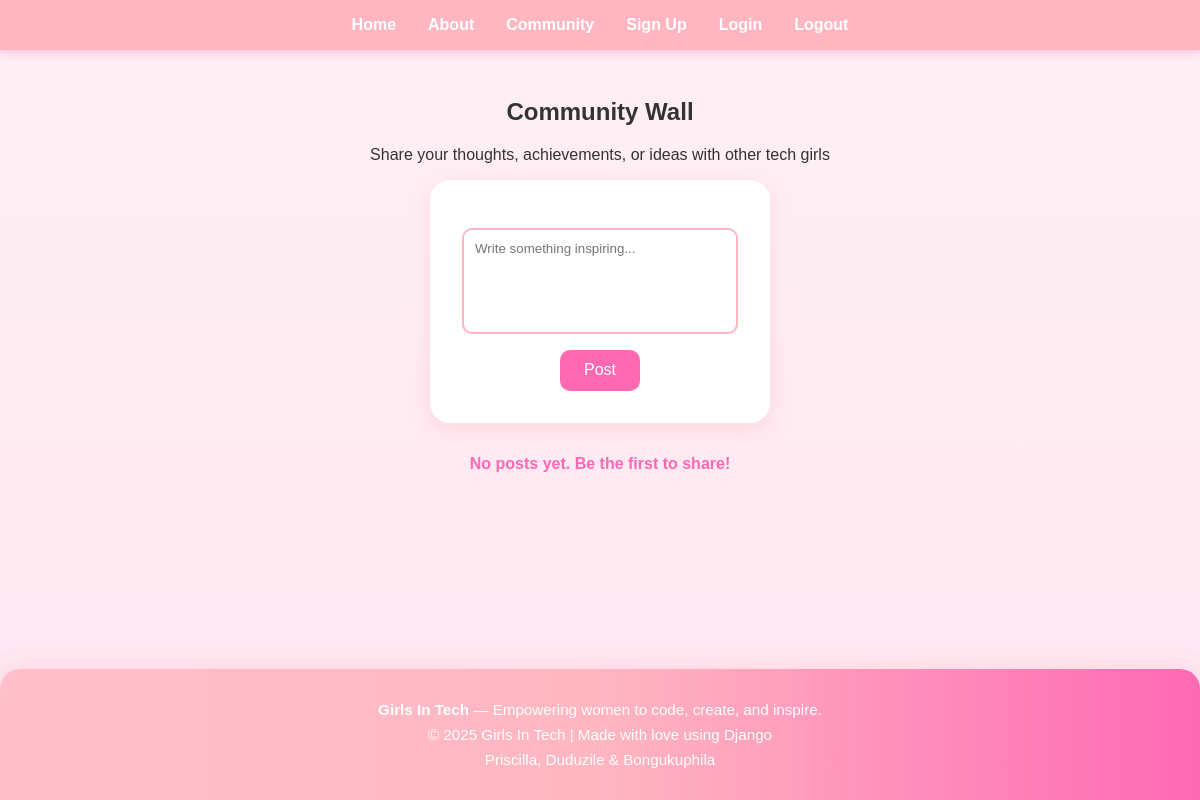
Before: /community/ with the older database file.
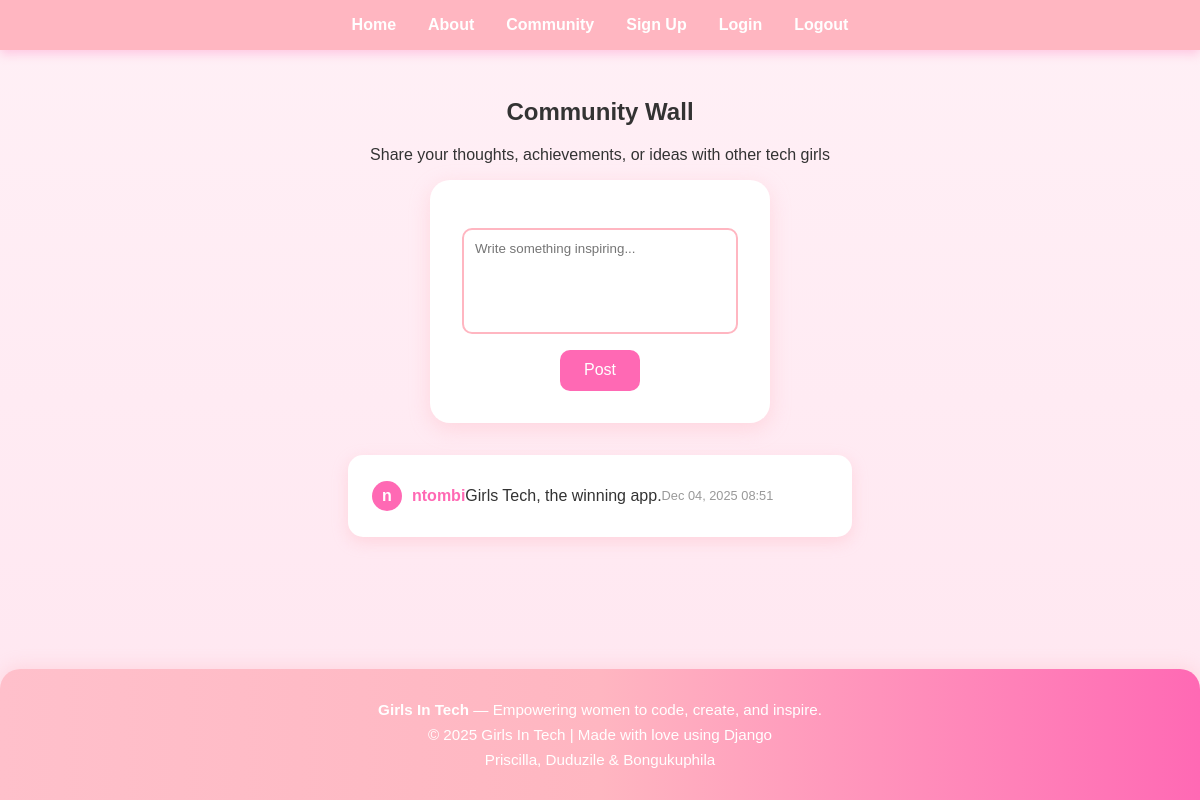
After: the same page with the newer database file.
### main/models.py (models this page shows, shortened)
class Post(models.Model):
    user = models.ForeignKey(User, on_delete=models.CASCADE)
    text = models.TextField()
    created_at = models.DateTimeField(auto_now_add=True)

### main/views.py (the view, shortened to what this page needs)
# urls.py: path('community/', views.community, name='community'),
def community(request):
    posts = Post.objects.all().order_by('-created_at')
    return render(request, 'main/community.html', {'posts': posts})

### main/templates/main/community.html (shortened to what this page needs)
{% extends 'main/base.html' %}
{% load static %}
{% block content %}
<section class="community">
  <h2>Community Wall</h2>
  <p>Share your thoughts, achievements, or ideas with other tech girls </p>
  <form method="POST">
    <textarea name="message" placeholder="Write something inspiring..." required></textarea>
    <button type="submit">Post</button>
  </form>
  <div class="posts">
    {% for post in posts %}
      <div class="post">
        <div class="avatar">{{ post.user.username|slice:":1" }}</div>
        <strong>{{ post.user.username }}</strong>
        <p>{{ post.text }}</p>
        <span class="time">{{ post.created_at|date:"M d, Y H:i" }}</span>
      </div>
    {% empty %}
      <p class="no-posts">No posts yet. Be the first to share!</p>
    {% endfor %}
  </div>
</section>
{% endblock %}

### main/templates/main/base.html (shortened to what this page needs)
{% load static %}
<!DOCTYPE html>
<html lang="en">
<head>
  <link rel="stylesheet" href="{% static 'main/style.css' %}">
</head>
<body>
  <div class="wrapper">
    <div class="content">
      {% include 'main/navbar.html' %}
      {% block content %} {% endblock %}
    </div>
    {% include 'main/footer.html' %}
  </div>
</body>
</html>

### main/templates/main/navbar.html
<nav class="navbar">
  <a href="{% url 'index' %}">Home</a>
  <a href="{% url 'about' %}">About</a>
  <a href="{% url 'community' %}">Community</a>
  <a href="{% url 'signup' %}">Sign Up</a>
  <a href="{% url 'login' %}">Login</a>
  <a href="{% url 'logout' %}">Logout</a>
</nav>

### main/templates/main/footer.html
<footer class="footer">
  <div class="footer-content">
    <p><strong>Girls In Tech</strong> — Empowering women to code, create, and inspire.</p>
    <p>© 2025 Girls In Tech | Made with love using Django</p>
    <p> Priscilla, Duduzile & Bongukuphila</p>
  </div>
</footer>

### main/static/main/style.css (style rules this page uses)
html, body { height: 100%; margin: 0; padding: 0; font-family: 'Poppins', sans-serif; background: linear-gradient(180deg, #fff0f6, #ffe6f0); color: #333; }
.wrapper { min-height: 100%; display: flex; flex-direction: column; }
.content { flex: 1; }
.navbar { background: #ffb6c1; display: flex; justify-content: center; gap: 2rem; padding: 1rem; box-shadow: 0 4px 10px rgba(255, 105, 180, 0.3); }
.navbar a { color: white; text-decoration: none; font-weight: 600; }
form { display: inline-block; background: #fff; padding: 2rem; border-radius: 20px; box-shadow: 0 6px 20px rgba(255, 182, 193, 0.4); }
input, textarea { display: block; width: 250px; margin: 1rem auto; padding: 0.7rem; border: 2px solid #ffb6c1; border-radius: 10px; font-family: inherit; }
textarea { height: 80px; resize: none; }
button { background: #ff69b4; color: white; border: none; padding: 0.7rem 1.5rem; border-radius: 10px; font-size: 1rem; cursor: pointer; }
.posts { margin: 2rem auto; width: 60%; }
.post { background: #fff; border-radius: 15px; padding: 1rem 1.5rem; margin-bottom: 1rem; box-shadow: 0 5px 15px rgba(255, 182, 193, 0.4); display: flex; align-items: center; }
.post strong { color: #ff69b4; }
.time { display: block; text-align: right; font-size: 0.8rem; color: #999; }
.footer { background: linear-gradient(90deg, #ffc0cb, #ffb6c1, #ff69b4); color: white; text-align: center; padding: 1.5rem 0; border-top-left-radius: 20px; border-top-right-radius: 20px; box-shadow: 0 -4px 15px rgba(255, 182, 193, 0.3); font-family: 'Poppins', sans-serif; margin-top: auto; }
.footer-content p { margin: 0.5rem 0; font-size: 0.95rem; }
.community { text-align: center; margin: 3rem auto; width: 70%; }
.avatar { background: #ff69b4; color: white; font-weight: bold; border-radius: 50%; width: 30px; height: 30px; display: inline-flex; align-items: center; justify-content: center; margin-right: 10px; font-size: 1rem; }

Changed rows visible on the page:
added Post: user.username "n", user.username "ntombi", text "Girls Tech, the winning app.", created_at "Dec 04, 2025 08:51"
Other visible differences:
text no longer shown: "No posts yet. Be the first to share!"
